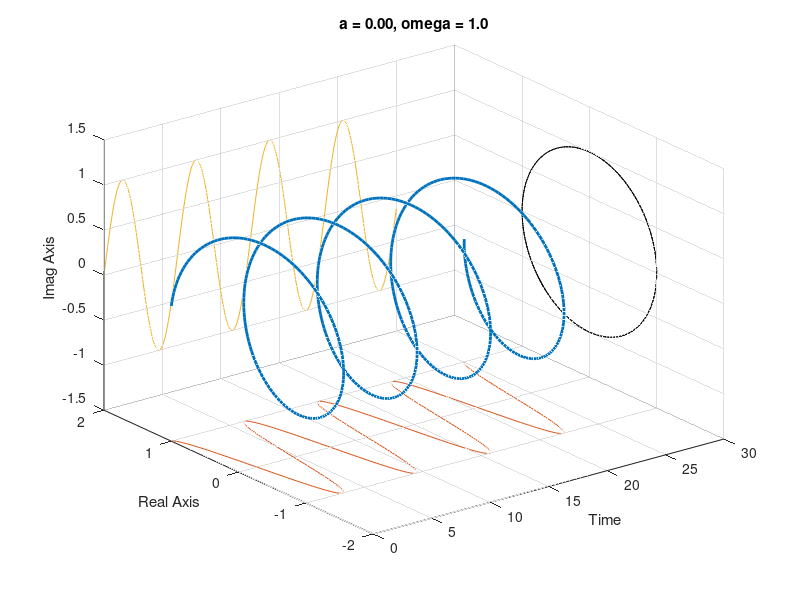

The MATLAB script that drew this image: (Note: this script raises an error after producing the figure.)

      close all
      
a = 0;  om = 1;
t = linspace(0, 25, 500);
f = exp((a+1i*om)*t);

plot3(t, real(f), imag(f), 'LineWidth',2)
hold on
plot3(t,real(f), 0*t-1.5)
plot3(t, 0*t+2, imag(f))
plot3(0*t+30,real(f),imag(f),'k')
axis([0 30 -2  2 -1.5 1.5])
title(sprintf('a = %.2f, omega = %.1f',a,om))
grid on, xlabel('Time')
ylabel('Real Axis')
zlabel('Imag Axis')	
set(gca,'dataaspect',[6,1,1])    			
				
      if length(get(0,'children')) > 0
        set(gcf,'paperpos',[0 0 5 2.75])
        print -dsvg so_cexp_neutral.svg
      end
      
      